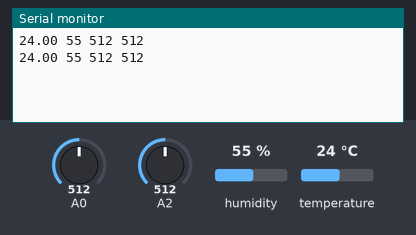
A sketch run on a simulated Arduino Uno, built with avr-gcc and run on an emulated ATmega328P. Parts: the last lines printed to the serial monitor. The test bench sets the inputs (shaded band); at power-on: humidity 55 %, A0 = 512, A2 = 512, temperature 24 °C.

Above: at 2.8 s.
2.9 s: humidity set to 22 %
At 4.4 s:
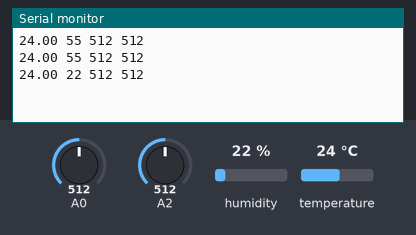
5.6 s: A0 set to 716
At 6.8 s:
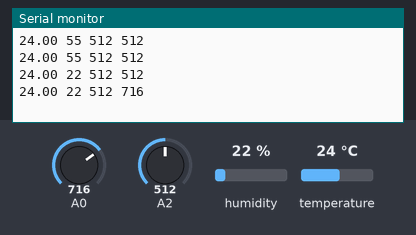
8.3 s: A2 set to 716
At 10.5 s:
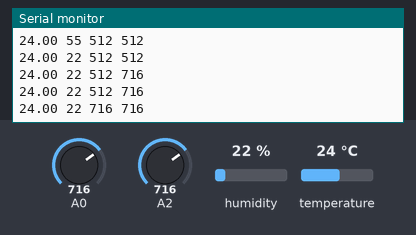
11.0 s: temperature set to 12 °C
At 12.9 s:
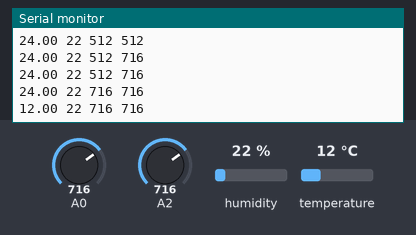
13.7 s: A0 set to 992
At 15.3 s:
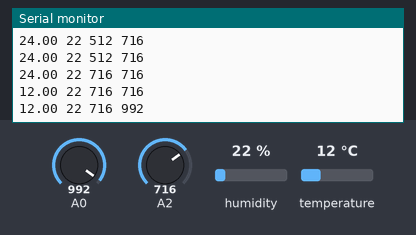
16.4 s: A2 set to 992
At 18.9 s:
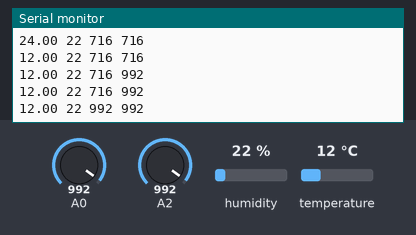
Timing chart, 0 to 20.1 s (numbered marks = the images above; inputs shaded):
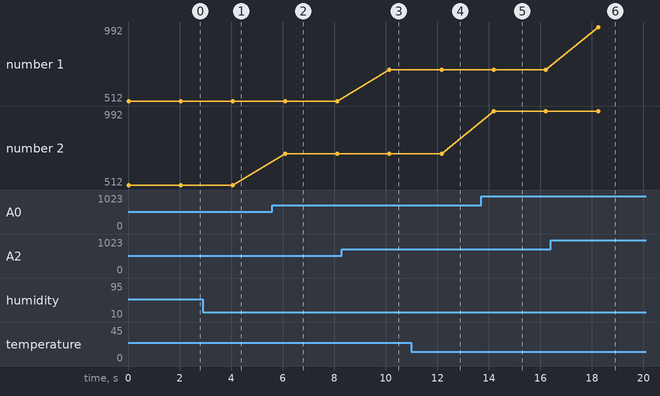

The sketch:

sensors.ino
```cpp
#include "DHT.h"
#define DHTPIN 3
#define DHTTYPE DHT11

DHT dht(DHTPIN, DHTTYPE);

void setup() {
  Serial.begin(9600);
  dht.begin();
}

void loop() {
  int moisture = analogRead(A0);
  int humid  = dht.readHumidity();
  float temp = dht.readTemperature();
  int light = analogRead(A2);
  if (!isnan(humid) && !isnan(temp)) {
    Serial.print(temp);
    Serial.print(" ");
    Serial.print(humid);
    Serial.print(" ");
    Serial.print(light);
    Serial.print(" ");
    Serial.println(moisture);
  }
  delay(2000);
}
```

Measured:
- after the input at 2.9 s, the serial monitor: prints a new line after 1.2 s (image 1)
- after the input at 5.6 s, the serial monitor: prints a new line after 0.50 s (image 2)
- after the input at 8.3 s, the serial monitor: prints a new line after 1.8 s (image 3)
- after the input at 11.0 s, the serial monitor: prints a new line after 1.2 s (image 4)
- after the input at 13.7 s, the serial monitor: prints a new line after 0.49 s (image 5)
- after the input at 16.4 s, the serial monitor: prints a new line after 1.8 s (image 6)
- plotted number 2: 512 → 716 after the input at 5.6 s, 716 → 992 after the input at 13.7 s
